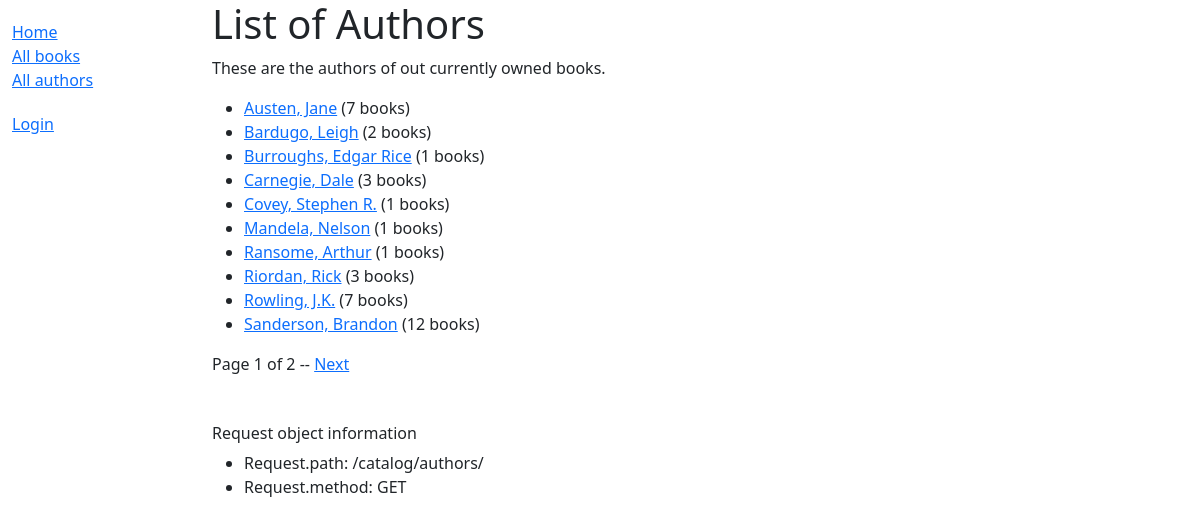
Screenshot of /catalog/authors/ with the database file from the repository.
### catalog/models.py (models this page shows)
class Author(models.Model):
    first_name = models.CharField(max_length=100)
    last_name = models.CharField(max_length=100)
    date_of_birth = models.DateField(null=True, blank=True)
    date_of_death = models.DateField('Died', null=True, blank=True)
    class Meta:
        ordering = ['last_name', 'first_name']
    def get_absolute_url(self):
        return reverse('catalog:author-detail', args=[str(self.id)])
    def __str__(self) -> str:
        return f'{self.last_name}, {self.first_name}'

### catalog/views.py (the view)
# urls.py: path('authors/', views.AuthorListView.as_view(), name='authors'),
class AuthorListView(generic.ListView):
    model = Author
    paginate_by = 10

### catalog/templates/catalog/author_list.html (shortened to what this page needs)
{% extends 'base_generic.html' %}
{% block content %}
    <h1>List of Authors</h1>
    <p>These are the authors of out currently owned books.</p>
    <ul>
        {% for author in object_list %}
            <li>
                <a href="{{ author.get_absolute_url }}">{{ author }}</a>
                ({{ author.book_set.count }} books)
            </li>
        {% empty %}
            <p>There are no authors added yet.</p>
        {% endfor %}
    </ul>
{% endblock %}

### rows the page displays
Author: last_name+first_name "Austen, Jane", book_set.count "7"
Author: last_name+first_name "Bardugo, Leigh", book_set.count "2"
Author: last_name+first_name "Burroughs, Edgar Rice", book_set.count "1"
Author: last_name+first_name "Carnegie, Dale", book_set.count "3"
Author: last_name+first_name "Covey, Stephen R.", book_set.count "1"
Author: last_name+first_name "Mandela, Nelson", book_set.count "1"
Author: last_name+first_name "Ransome, Arthur", book_set.count "1"
Author: last_name+first_name "Riordan, Rick", book_set.count "3"
Author: last_name+first_name "Rowling, J.K.", book_set.count "7"
Author: last_name+first_name "Sanderson, Brandon", book_set.count "12"

### other values shown
{{ page_obj.number }} "1"
{{ page_obj.paginator.num_pages }} "2"
{{ request.path }} "/catalog/authors/"
{{ request.method }} "GET"
